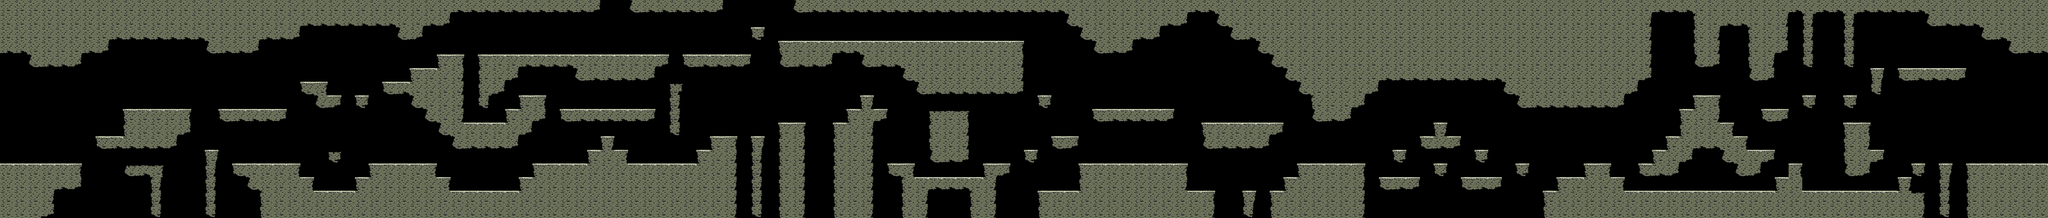

This game map was drawn from its Tiled (.tmx) file and the tilesets committed beside it. A one-line description and the trimmed map source follow:
An orthogonal 150x16 tile map with 64x64 px tiles, 1 tile layer (FG) and 81 objects (50x Half, 23x Full).

<map version="1.0" orientation="orthogonal" width="150" height="16" tilewidth="64" tileheight="64">
 <tileset firstgid="1" name="Dirt-Tiles" tilewidth="64" tileheight="64">
  <image source="Dirt-Tiles.png" width="192" height="512" />
 </tileset>
 <layer name="FG" width="150" height="16">
  <data>[2400 cells, 1103 non-empty, 23 distinct tile ids]</data>
 </layer>
 <objectgroup name="Spawn" width="150" height="16">
  <object x="14" y="701" width="47" height="64" />
  <object x="1992" y="700" width="47" height="64" />
  <object x="3331" y="572" width="47" height="64" />
  <object x="4614" y="701" width="47" height="64" />
  <object x="6276" y="702" width="47" height="64" />
  <object x="7489" y="699" width="47" height="64" />
  <object x="8550" y="829" width="47" height="64" />
 </objectgroup>
 <objectgroup name="Jumps" width="150" height="16">
  <object type="Full" x="518" y="628" width="37" height="60">
   <properties>
    <property name="MustJump" value="True" />
   </properties>
  </object>
  <object type="Full" x="857" y="503" width="50" height="60">
   <properties>
    <property name="MustJump" value="False" />
   </properties>
  </object>
  <object type="Full" x="357" y="758" width="37" height="60">
   <properties>
    <property name="MustJump" value="True" />
   </properties>
  </object>
  <object type="Half" x="997" y="693" width="37" height="60">
   <properties>
    <property name="MustJump" value="True" />
   </properties>
  </object>
  <object type="Full" x="1316" y="496" width="37" height="60">
   <properties>
    <property name="MustJump" value="False" />
   </properties>
  </object>
  <object type="Full" x="1699" y="435" width="42" height="58">
   <properties>
    <property name="MustJump" value="True" />
   </properties>
  </object>
  <object type="Half" x="1559" y="434" width="51" height="60">
   <properties>
    <property name="MustJump" value="False" />
   </properties>
  </object>
  <object type="Half" x="1616" y="881" width="37" height="60">
   <properties>
    <property name="MustJump" value="True" />
   </properties>
  </object>
  <object type="Half" x="1682" y="818" width="37" height="60">
   <properties>
    <property name="MustJump" value="True" />
   </properties>
  </object>
  <object type="Half" x="2378" y="883" width="37" height="60">
   <properties>
    <property name="MustJump" value="True" />
   </properties>
  </object>
  <object type="Half" x="2450" y="822" width="46" height="59">
   <properties>
    <property name="MustJump" value="True" />
   </properties>
  </object>
  <object type="Half" x="2700" y="754" width="37" height="60">
   <properties>
    <property name="MustJump" value="True" />
   </properties>
  </object>
  <object type="Half" x="2529" y="433" width="37" height="60">
   <properties>
    <property name="MustJump" value="False" />
   </properties>
  </object>
  <object type="Half" x="1874" y="367" width="46" height="60">
   <properties>
    <property name="MustJump" value="True" />
   </properties>
  </object>
  <object type="Half" x="1998" y="305" width="50" height="61">
   <properties>
    <property name="MustJump" value="True" />
   </properties>
  </object>
  <object type="Half" x="2147" y="243" width="37" height="60">
   <properties>
    <property name="MustJump" value="False" />
   </properties>
  </object>
  <object type="Half" x="2321" y="560" width="37" height="60">
   <properties>
    <property name="MustJump" value="True" />
   </properties>
  </object>
  <object type="Half" x="2384" y="500" width="37" height="60">
   <properties>
    <property name="MustJump" value="True" />
   </properties>
  </object>
  <object type="Full" x="3042" y="501" width="37" height="60">
   <properties>
    <property name="MustJump" value="False" />
   </properties>
  </object>
  <object type="Half" x="3108" y="246" width="37" height="60">
   <properties>
    <property name="MustJump" value="False" />
   </properties>
  </object>
  <object type="Full" x="3455" y="241" width="37" height="60">
   <properties>
    <property name="MustJump" value="True" />
   </properties>
  </object>
  <object type="Half" x="3557" y="120" width="37" height="60">
   <properties>
    <property name="MustJump" value="True" />
   </properties>
  </object>
  <object type="Half" x="3427" y="625" width="37" height="60">
   <properties>
    <property name="MustJump" value="True" />
   </properties>
  </object>
  <object type="Full" x="3556" y="627" width="37" height="60">
   <properties>
    <property name="MustJump" value="True" />
   </properties>
  </object>
  <object type="Full" x="3750" y="566" width="37" height="60">
   <properties>
    <property name="MustJump" value="True" />
   </properties>
  </object>
  <object type="Half" x="3921" y="564" width="37" height="60">
   <properties>
    <property name="MustJump" value="True" />
   </properties>
  </object>
  <object type="Half" x="3985" y="500" width="37" height="60">
   <properties>
    <property name="MustJump" value="True" />
   </properties>
  </object>
  <object type="Half" x="4130" y="500" width="37" height="60">
   <properties>
    <property name="MustJump" value="False" />
   </properties>
  </object>
  <object type="Half" x="4556" y="815" width="37" height="60">
   <properties>
    <property name="MustJump" value="True" />
   </properties>
  </object>
  <object type="Half" x="6030" y="819" width="37" height="60">
   <properties>
    <property name="MustJump" value="True" />
   </properties>
  </object>
  <object type="Half" x="3985" y="500" width="37" height="60">
   <properties>
    <property name="MustJump" value="True" />
   </properties>
  </object>
  <object type="Full" x="4702" y="754" width="37" height="60">
   <properties>
    <property name="MustJump" value="True" />
   </properties>
  </object>
  <object type="Full" x="4833" y="694" width="37" height="60">
   <properties>
    <property name="MustJump" value="True" />
   </properties>
  </object>
  <object type="Half" x="4898" y="433" width="37" height="60">
   <properties>
    <property name="MustJump" value="False" />
   </properties>
  </object>
  <object type="Half" x="4772" y="180" width="37" height="60">
   <properties>
    <property name="MustJump" value="False" />
   </properties>
  </object>
  <object type="Full" x="4898" y="433" width="37" height="60">
   <properties>
    <property name="MustJump" value="False" />
   </properties>
  </object>
  <object type="Full" x="5021" y="623" width="37" height="60">
   <properties>
    <property name="MustJump" value="False" />
   </properties>
  </object>
  <object type="Full" x="5485" y="498" width="37" height="60">
   <properties>
    <property name="MustJump" value="False" />
   </properties>
  </object>
  <object type="Half" x="5679" y="882" width="37" height="60">
   <properties>
    <property name="MustJump" value="True" />
   </properties>
  </object>
  <object type="Half" x="5968" y="884" width="37" height="60">
   <properties>
    <property name="MustJump" value="True" />
   </properties>
  </object>
  <object type="Half" x="5860" y="888" width="37" height="60">
   <properties>
    <property name="MustJump" value="True" />
   </properties>
  </object>
  <object type="Full" x="6376" y="755" width="37" height="60">
   <properties>
    <property name="MustJump" value="True" />
   </properties>
  </object>
  <object type="Half" x="6568" y="689" width="37" height="60">
   <properties>
    <property name="MustJump" value="False" />
   </properties>
  </object>
  <object type="Half" x="6646" y="818" width="37" height="60">
   <properties>
    <property name="MustJump" value="True" />
   </properties>
  </object>
  </objectgroup>
 <objectgroup name="Princess" width="150" height="16">
  <!-- 1 objects omitted --></objectgroup>
</map>
<!-- 30 of 81 objects omitted -->
